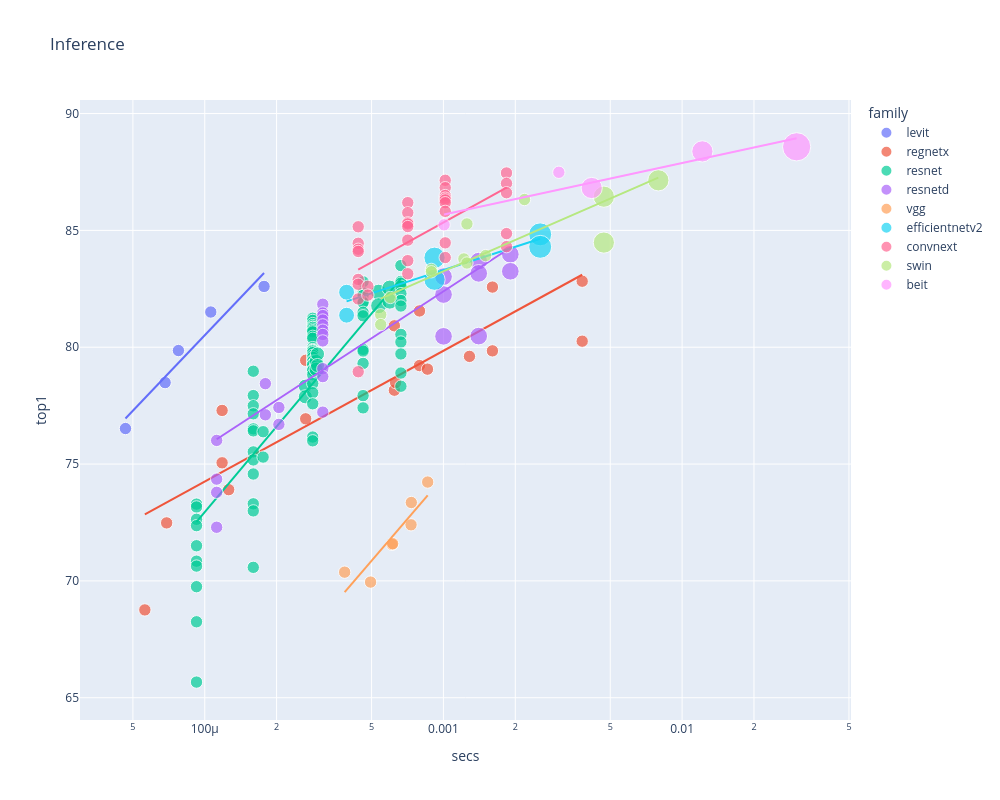

Notebook code cell kept with this figure:
### Code cell
show_subs(df, 'Inference', 'infer_img_size')

### Figure 1 — Plotly figure (JSON) as saved in the notebook; plotly's stock layout.template omitted (floating-point values rounded to 4 significant figures)
{"data": [{"customdata": [[224], [224], [224], [224], [224]], "hovertemplate": "<b>%{hovertext}</b><br><br>family=levit<br>secs=%{x}<br>top1=%{y}<br>size=%{marker.size}<br>infer_img_size=%{customdata[0]}<extra></extra>", "hovertext": ["levit_128s.fb_dist_in1k", "levit_128.fb_dist_in1k", "levit_192.fb_dist_in1k", "levit_256.fb_dist_in1k", "levit_384.fb_dist_in1k"], "legendgroup": "levit", "marker": {"color": "#636efa", "size": [50176, 50176, 50176, 50176, 50176], "sizemode": "area", "sizeref": 655.4, "symbol": "circle"}, "mode": "markers", "name": "levit", "orientation": "v", "showlegend": true, "type": "scatter", "x": [4.654e-05, 6.822e-05, 7.756e-05, 0.000106, 0.0001772], "xaxis": "x", "y": [76.52, 78.49, 79.86, 81.51, 82.6], "yaxis": "y"}, {"hovertemplate": "<b>OLS trendline</b><br>top1 = 10.7249 * log10(secs) + 123.412<br>R<sup>2</sup>=0.940616<br><br>family=levit<br>secs=%{x}<br>top1=%{y} <b>(trend)</b><extra></extra>", "legendgroup": "levit", "marker": {"color": "#636efa", "symbol": "circle"}, "mode": "lines", "name": "levit", "showlegend": false, "type": "scatter", "x": [4.654e-05, 6.822e-05, 7.756e-05, 0.000106, 0.0001772], "xaxis": "x", "y": [76.95, 78.73, 79.33, 80.78, 83.18], "yaxis": "y"}, {"customdata": [[224], [224], [224], [224], [224], [224], [224], [224], [224], [224], [224], [224], [224], [224], [224], [224], [224], [224]], "hovertemplate": "<b>%{hovertext}</b><br><br>family=regnetx<br>secs=%{x}<br>top1=%{y}<br>size=%{marker.size}<br>infer_img_size=%{customdata[0]}<extra></extra>", "hovertext": ["regnetx_002.pycls_in1k", "regnetx_004.pycls_in1k", "regnetx_008.tv2_in1k", "regnetx_008.pycls_in1k", "regnetx_006.pycls_in1k", "regnetx_016.tv2_in1k", "regnetx_016.pycls_in1k", "regnetx_032.tv2_in1k", "regnetx_032.pycls_in1k", "regnetx_040.pycls_in1k", "regnetx_080.tv2_in1k", "regnetx_080.pycls_in1k", "regnetx_064.pycls_in1k", "regnetx_120.pycls_in1k", "regnetx_160.tv2_in1k", "regnetx_160.pycls_in1k", "regnetx_320.tv2_in1k", "regnetx_320.pycls_in1k"], "legendgroup": "regnetx", "marker": {"color": "#EF553B", "size": [50176, 50176, 50176, 50176, 50176, 50176, 50176, 50176, 50176, 50176, 50176, 50176, 50176, 50176, 50176, 50176, 50176, 50176], "sizemode": "area", "sizeref": 655.4, "symbol": "circle"}, "mode": "markers", "name": "regnetx", "orientation": "v", "showlegend": true, "type": "scatter", "x": [5.611e-05, 6.925e-05, 0.0001182, 0.0001182, 0.000126, 0.0002648, 0.0002648, 0.0006228, 0.0006228, 0.0006304, 0.0007939, 0.0007939, 0.0008572, 0.001285, 0.001604, 0.001604, 0.003813, 0.003813], "xaxis": "x", "y": [68.76, 72.48, 77.29, 75.05, 73.9, 79.44, 76.94, 80.92, 78.16, 78.49, 81.55, 79.21, 79.06, 79.61, 82.57, 79.84, 82.82, 80.26], "yaxis": "y"}, {"hovertemplate": "<b>OLS trendline</b><br>top1 = 5.59809 * log10(secs) + 96.6412<br>R<sup>2</sup>=0.746596<br><br>family=regnetx<br>secs=%{x}<br>top1=%{y} <b>(trend)</b><extra></extra>", "legendgroup": "regnetx", "marker": {"color": "#EF553B", "symbol": "circle"}, "mode": "lines", "name": "regnetx", "showlegend": false, "type": "scatter", "x": [5.611e-05, 6.925e-05, 0.0001182, 0.0001182, 0.000126, 0.0002648, 0.0002648, 0.0006228, 0.0006228, 0.0006304, 0.0007939, 0.0007939, 0.0008572, 0.001285, 0.001604, 0.001604, 0.003813, 0.003813], "xaxis": "x", "y": [72.84, 73.36, 74.66, 74.66, 74.81, 76.62, 76.62, 78.7, 78.7, 78.73, 79.29, 79.29, 79.47, 80.46, 81.0, 81.0, 83.1, 83.1], "yaxis": "y"}, {"customdata": [[224], [224], [224], [224], [224], [224], [224], [224], [224], [224], [224], [224], [224], [224], [224], [224], [224], [224], [224], [224], [224], [224], [224], [224], [256], [256], [224], [224], [224], [224], [224], [224], [224], [224], [224], [224], [224], [224], [224], [224], [224], [224], [224], [224], [224], [224], [224], [224], [224], [224], [224], [224], [224], [224], [224], [224], [224], [256], [256], [256], [256], [224], [224], [224], [224], [224], [224], [224], [224], [224], [224], [224], [224], [288], [288], [288], [288], [224], [224], [224], [224], [224], [224], [224], [224], [224], [224], [224], [224]], "hovertemplate": "<b>%{hovertext}</b><br><br>family=resnet<br>secs=%{x}<br>top1=%{y}<br>size=%{marker.size}<br>infer_img_size=%{customdata[0]}<extra></extra>", "hovertext": ["resnet18.fb_swsl_ig1b_ft_in1k", "resnet18.a1_in1k", "resnet18.fb_ssl_yfcc100m_ft_in1k", "resnet18.a2_in1k", "resnet18.a1_in1k", "resnet18.gluon_in1k", "resnet18.a2_in1k", "resnet18.tv_in1k", "resnet18.a3_in1k", "resnet18.a3_in1k", "resnet34.ra4_e3600_r224_in1k", "resnet34.a1_in1k", "resnet34.ra4_e3600_r224_in1k", "resnet34.a2_in1k", "resnet34.bt_in1k", "resnet34.a1_in1k", "resnet34.a2_in1k", "resnet34.bt_in1k", "resnet34.gluon_in1k", "resnet34.tv_in1k", "resnet34.a3_in1k", "resnet34.a3_in1k", "resnet26.bt_in1k", "resnet26.bt_in1k", "resnet26t.ra2_in1k", "resnet26t.ra2_in1k", "resnet50.a1_in1k", "resnet50.fb_swsl_ig1b_ft_in1k", "resnet50.d_in1k", "resnet50.c1_in1k", "resnet50.c2_in1k", "resnet50.tv2_in1k", "resnet50.a2_in1k", "resnet50.b1k_in1k", "resnet50.a1h_in1k", "resnet50.b2k_in1k", "resnet50.a1_in1k", "resnet50.ram_in1k", "resnet50.d_in1k", "resnet50.c2_in1k", "resnet50.ra_in1k", "resnet50.a2_in1k", "resnet50.c1_in1k", "resnet50.bt_in1k", "resnet50.b1k_in1k", "resnet50.tv2_in1k", "resnet50.b2k_in1k", "resnet50.a1h_in1k", "resnet50.fb_ssl_yfcc100m_ft_in1k", "resnet50.ram_in1k", "resnet50.am_in1k", "resnet50.ra_in1k", "resnet50.bt_in1k", "resnet50.a3_in1k", "resnet50.gluon_in1k", "resnet50.tv_in1k", "resnet50.a3_in1k", "resnet32ts.ra2_in1k", "resnet32ts.ra2_in1k", "resnet33ts.ra2_in1k", "resnet33ts.ra2_in1k", "resnet101.a1h_in1k", "resnet101.a1_in1k", "resnet101.a2_in1k", "resnet101.a1h_in1k", "resnet101.tv2_in1k", "resnet101.a1_in1k", "resnet101.a2_in1k", "resnet101.tv2_in1k", "resnet101.a3_in1k", "resnet101.gluon_in1k", "resnet101.a3_in1k", "resnet101.tv_in1k", "resnet51q.ra2_in1k", "resnet51q.ra2_in1k", "resnet61q.ra2_in1k", "resnet61q.ra2_in1k", "resnet152.a1h_in1k", "resnet152.a1h_in1k", "resnet152.a1_in1k", "resnet152.a2_in1k", "resnet152.tv2_in1k", "resnet152.a1_in1k", "resnet152.a2_in1k", "resnet152.a3_in1k", "resnet152.tv2_in1k", "resnet152.gluon_in1k", "resnet152.a3_in1k", "resnet152.tv_in1k"], "legendgroup": "resnet", "marker": {"color": "#00cc96", "size": [50176, 50176, 50176, 50176, 50176, 50176, 50176, 50176, 50176, 50176, 50176, 50176, 50176, 50176, 50176, 50176, 50176, 50176, 50176, 50176, 50176, 50176, 50176, 50176, 65536, 65536, 50176, 50176, 50176, 50176, 50176, 50176, 50176, 50176, 50176, 50176, 50176, 50176, 50176, 50176, 50176, 50176, 50176, 50176, 50176, 50176, 50176, 50176, 50176, 50176, 50176, 50176, 50176, 50176, 50176, 50176, 50176, 65536, 65536, 65536, 65536, 50176, 50176, 50176, 50176, 50176, 50176, 50176, 50176, 50176, 50176, 50176, 50176, 82944, 82944, 82944, 82944, 50176, 50176, 50176, 50176, 50176, 50176, 50176, 50176, 50176, 50176, 50176, 50176], "sizemode": "area", "sizeref": 655.4, "symbol": "circle"}, "mode": "markers", "name": "resnet", "orientation": "v", "showlegend": true, "type": "scatter", "x": [9.237e-05, 9.237e-05, 9.237e-05, 9.237e-05, 9.237e-05, 9.237e-05, 9.237e-05, 9.237e-05, 9.237e-05, 9.237e-05, 0.0001597, 0.0001597, 0.0001597, 0.0001597, 0.0001597, 0.0001597, 0.0001597, 0.0001597, 0.0001597, 0.0001597, 0.0001597, 0.0001597, 0.0001756, 0.0001756, 0.0002639, 0.0002639, 0.0002834, 0.0002834, 0.0002834, 0.0002834, 0.0002834, 0.0002834, 0.0002834, 0.0002834, 0.0002834, 0.0002834, 0.0002834, 0.0002834, 0.0002834, 0.0002834, 0.0002834, 0.0002834, 0.0002834, 0.0002834, 0.0002834, 0.0002834, 0.0002834, 0.0002834, 0.0002834, 0.0002834, 0.0002834, 0.0002834, 0.0002834, 0.0002834, 0.0002834, 0.0002834, 0.0002834, 0.0002929, 0.0002929, 0.0002967, 0.0002967, 0.0004606, 0.0004606, 0.0004606, 0.0004606, 0.0004606, 0.0004606, 0.0004606, 0.0004606, 0.0004606, 0.0004606, 0.0004606, 0.0004606, 0.0005349, 0.0005349, 0.000596, 0.000596, 0.0006634, 0.0006634, 0.0006634, 0.0006634, 0.0006634, 0.0006634, 0.0006634, 0.0006634, 0.0006634, 0.0006634, 0.0006634, 0.0006634], "xaxis": "x", "y": [73.29, 73.16, 72.64, 72.36, 71.5, 70.84, 70.63, 69.75, 68.25, 65.67, 78.97, 77.93, 77.49, 77.15, 76.51, 76.42, 75.52, 75.18, 74.57, 73.3, 73.0, 70.58, 76.38, 75.3, 78.33, 77.88, 81.24, 81.15, 81.01, 80.93, 80.86, 80.85, 80.77, 80.71, 80.65, 80.47, 80.38, 79.98, 79.9, 79.87, 79.86, 79.83, 79.77, 79.65, 79.56, 79.43, 79.39, 79.26, 79.25, 79.03, 79.0, 78.82, 78.44, 78.05, 77.58, 76.16, 75.99, 79.39, 79.05, 79.71, 79.22, 82.8, 82.33, 82.22, 81.95, 81.91, 81.49, 81.34, 79.91, 79.84, 79.31, 77.93, 77.4, 82.36, 81.77, 82.53, 81.97, 83.49, 82.82, 82.74, 82.61, 82.29, 82.0, 81.76, 80.55, 80.22, 79.71, 78.9, 78.33], "yaxis": "y"}, {"hovertemplate": "<b>OLS trendline</b><br>top1 = 12.1579 * log10(secs) + 121.577<br>R<sup>2</sup>=0.712554<br><br>family=resnet<br>secs=%{x}<br>top1=%{y} <b>(trend)</b><extra></extra>", "legendgroup": "resnet", "marker": {"color": "#00cc96", "symbol": "circle"}, "mode": "lines", "name": "resnet", "showlegend": false, "type": "scatter", "x": [9.237e-05, 9.237e-05, 9.237e-05, 9.237e-05, 9.237e-05, 9.237e-05, 9.237e-05, 9.237e-05, 9.237e-05, 9.237e-05, 0.0001597, 0.0001597, 0.0001597, 0.0001597, 0.0001597, 0.0001597, 0.0001597, 0.0001597, 0.0001597, 0.0001597, 0.0001597, 0.0001597, 0.0001756, 0.0001756, 0.0002639, 0.0002639, 0.0002834, 0.0002834, 0.0002834, 0.0002834, 0.0002834, 0.0002834, 0.0002834, 0.0002834, 0.0002834, 0.0002834, 0.0002834, 0.0002834, 0.0002834, 0.0002834, 0.0002834, 0.0002834, 0.0002834, 0.0002834, 0.0002834, 0.0002834, 0.0002834, 0.0002834, 0.0002834, 0.0002834, 0.0002834, 0.0002834, 0.0002834, 0.0002834, 0.0002834, 0.0002834, 0.0002834, 0.0002929, 0.0002929, 0.0002967, 0.0002967, 0.0004606, 0.0004606, 0.0004606, 0.0004606, 0.0004606, 0.0004606, 0.0004606, 0.0004606, 0.0004606, 0.0004606, 0.0004606, 0.0004606, 0.0005349, 0.0005349, 0.000596, 0.000596, 0.0006634, 0.0006634, 0.0006634, 0.0006634, 0.0006634, 0.0006634, 0.0006634, 0.0006634, 0.0006634, 0.0006634, 0.0006634, 0.0006634], "xaxis": "x", "y": [72.53, 72.53, 72.53, 72.53, 72.53, 72.53, 72.53, 72.53, 72.53, 72.53, 75.42, 75.42, 75.42, 75.42, 75.42, 75.42, 75.42, 75.42, 75.42, 75.42, 75.42, 75.42, 75.92, 75.92, 78.07, 78.07, 78.44, 78.44, 78.44, 78.44, 78.44, 78.44, 78.44, 78.44, 78.44, 78.44, 78.44, 78.44, 78.44, 78.44, 78.44, 78.44, 78.44, 78.44, 78.44, 78.44, 78.44, 78.44, 78.44, 78.44, 78.44, 78.44, 78.44, 78.44, 78.44, 78.44, 78.44, 78.62, 78.62, 78.69, 78.69, 81.01, 81.01, 81.01, 81.01, 81.01, 81.01, 81.01, 81.01, 81.01, 81.01, 81.01, 81.01, 81.8, 81.8, 82.37, 82.37, 82.94, 82.94, 82.94, 82.94, 82.94, 82.94, 82.94, 82.94, 82.94, 82.94, 82.94, 82.94], "yaxis": "y"}, {"customdata": [[224], [224], [224], [224], [224], [224], [224], [224], [224], [224], [224], [224], [224], [224], [224], [224], [224], [224], [224], [320], [320], [320], [320], [320], [320], [320], [320]], "hovertemplate": "<b>%{hovertext}</b><br><br>family=resnetd<br>secs=%{x}<br>top1=%{y}<br>size=%{marker.size}<br>infer_img_size=%{customdata[0]}<extra></extra>", "hovertext": ["resnet18d.ra4_e3600_r224_in1k", "resnet18d.ra4_e3600_r224_in1k", "resnet18d.ra2_in1k", "resnet18d.ra2_in1k", "resnet34d.ra2_in1k", "resnet34d.ra2_in1k", "resnet26d.bt_in1k", "resnet26d.bt_in1k", "resnet50d.ra4_e3600_r224_in1k", "resnet50d.a1_in1k", "resnet50d.ra2_in1k", "resnet50d.a2_in1k", "resnet50d.ra4_e3600_r224_in1k", "resnet50d.a1_in1k", "resnet50d.ra2_in1k", "resnet50d.a2_in1k", "resnet50d.gluon_in1k", "resnet50d.a3_in1k", "resnet50d.a3_in1k", "resnet101d.ra2_in1k", "resnet101d.ra2_in1k", "resnet101d.gluon_in1k", "resnet152d.ra2_in1k", "resnet152d.ra2_in1k", "resnet152d.gluon_in1k", "resnet200d.ra2_in1k", "resnet200d.ra2_in1k"], "legendgroup": "resnetd", "marker": {"color": "#ab63fa", "size": [50176, 50176, 50176, 50176, 50176, 50176, 50176, 50176, 50176, 50176, 50176, 50176, 50176, 50176, 50176, 50176, 50176, 50176, 50176, 102400, 102400, 102400, 102400, 102400, 102400, 102400, 102400], "sizemode": "area", "sizeref": 655.4, "symbol": "circle"}, "mode": "markers", "name": "resnetd", "orientation": "v", "showlegend": true, "type": "scatter", "x": [0.0001122, 0.0001122, 0.0001122, 0.0001122, 0.0001795, 0.0001795, 0.0002045, 0.0002045, 0.0003124, 0.0003124, 0.0003124, 0.0003124, 0.0003124, 0.0003124, 0.0003124, 0.0003124, 0.0003124, 0.0003124, 0.0003124, 0.001001, 0.001001, 0.001001, 0.001405, 0.001405, 0.001405, 0.001907, 0.001907], "xaxis": "x", "y": [76.01, 74.36, 73.79, 72.3, 78.44, 77.11, 77.42, 76.7, 81.84, 81.47, 81.35, 81.16, 80.96, 80.73, 80.55, 80.27, 79.08, 78.74, 77.22, 83.02, 82.25, 80.47, 83.68, 83.16, 80.48, 83.98, 83.25], "yaxis": "y"}, {"hovertemplate": "<b>OLS trendline</b><br>top1 = 6.65995 * log10(secs) + 102.37<br>R<sup>2</sup>=0.701484<br><br>family=resnetd<br>secs=%{x}<br>top1=%{y} <b>(trend)</b><extra></extra>", "legendgroup": "resnetd", "marker": {"color": "#ab63fa", "symbol": "circle"}, "mode": "lines", "name": "resnetd", "showlegend": false, "type": "scatter", "x": [0.0001122, 0.0001122, 0.0001122, 0.0001122, 0.0001795, 0.0001795, 0.0002045, 0.0002045, 0.0003124, 0.0003124, 0.0003124, 0.0003124, 0.0003124, 0.0003124, 0.0003124, 0.0003124, 0.0003124, 0.0003124, 0.0003124, 0.001001, 0.001001, 0.001001, 0.001405, 0.001405, 0.001405, 0.001907, 0.001907], "xaxis": "x", "y": [76.06, 76.06, 76.06, 76.06, 77.42, 77.42, 77.8, 77.8, 79.02, 79.02, 79.02, 79.02, 79.02, 79.02, 79.02, 79.02, 79.02, 79.02, 79.02, 82.39, 82.39, 82.39, 83.37, 83.37, 83.37, 84.26, 84.26], "yaxis": "y"}, {"customdata": [[224], [224], [224], [224], [224], [224], [224]], "hovertemplate": "<b>%{hovertext}</b><br><br>family=vgg<br>secs=%{x}<br>top1=%{y}<br>size=%{marker.size}<br>infer_img_size=%{customdata[0]}<extra></extra>", "hovertext": ["vgg11_bn.tv_in1k", "vgg13.tv_in1k", "vgg13_bn.tv_in1k", "vgg16.tv_in1k", "vgg19.tv_in1k", "vgg16_bn.tv_in1k", "vgg19_bn.tv_in1k"], "legendgroup": "vgg", "marker": {"color": "#FFA15A", "size": [50176, 50176, 50176, 50176, 50176, 50176, 50176], "sizemode": "area", "sizeref": 655.4, "symbol": "circle"}, "mode": "markers", "name": "vgg", "orientation": "v", "showlegend": true, "type": "scatter", "x": [0.0003856, 0.0004951, 0.000609, 0.0006127, 0.0007314, 0.0007335, 0.0008591], "xaxis": "x", "y": [70.37, 69.95, 71.56, 71.59, 72.4, 73.35, 74.23], "yaxis": "y"}, {"hovertemplate": "<b>OLS trendline</b><br>top1 = 11.894 * log10(secs) + 110.126<br>R<sup>2</sup>=0.826937<br><br>family=vgg<br>secs=%{x}<br>top1=%{y} <b>(trend)</b><extra></extra>", "legendgroup": "vgg", "marker": {"color": "#FFA15A", "symbol": "circle"}, "mode": "lines", "name": "vgg", "showlegend": false, "type": "scatter", "x": [0.0003856, 0.0004951, 0.000609, 0.0006127, 0.0007314, 0.0007335, 0.0008591], "xaxis": "x", "y": [69.52, 70.81, 71.88, 71.91, 72.83, 72.84, 73.66], "yaxis": "y"}, {"customdata": [[288], [288], [384], [384], [416], [416]], "hovertemplate": "<b>%{hovertext}</b><br><br>family=efficientnetv2<br>secs=%{x}<br>top1=%{y}<br>size=%{marker.size}<br>infer_img_size=%{customdata[0]}<extra></extra>", "hovertext": ["efficientnetv2_rw_t.ra2_in1k", "efficientnetv2_rw_t.ra2_in1k", "efficientnetv2_rw_s.ra2_in1k", "efficientnetv2_rw_s.ra2_in1k", "efficientnetv2_rw_m.agc_in1k", "efficientnetv2_rw_m.agc_in1k"], "legendgroup": "efficientnetv2", "marker": {"color": "#19d3f3", "size": [82944, 82944, 147456, 147456, 173056, 173056], "sizemode": "area", "sizeref": 655.4, "symbol": "circle"}, "mode": "markers", "name": "efficientnetv2", "orientation": "v", "showlegend": true, "type": "scatter", "x": [0.0003929, 0.0003929, 0.0009177, 0.0009177, 0.002543, 0.002543], "xaxis": "x", "y": [82.35, 81.37, 83.83, 82.89, 84.83, 84.3], "yaxis": "y"}, {"hovertemplate": "<b>OLS trendline</b><br>top1 = 3.30958 * log10(secs) + 93.2316<br>R<sup>2</sup>=0.860933<br><br>family=efficientnetv2<br>secs=%{x}<br>top1=%{y} <b>(trend)</b><extra></extra>", "legendgroup": "efficientnetv2", "marker": {"color": "#19d3f3", "symbol": "circle"}, "mode": "lines", "name": "efficientnetv2", "showlegend": false, "type": "scatter", "x": [0.0003929, 0.0003929, 0.0009177, 0.0009177, 0.002543, 0.002543], "xaxis": "x", "y": [81.96, 81.96, 83.18, 83.18, 84.64, 84.64], "yaxis": "y"}, {"customdata": [[224], [224], [224], [224], [224], [224], [224], [224], [224], [224], [224], [224], [224], [224], [224], [224], [224], [224], [224], [224], [224], [224], [224], [224], [224], [224], [224], [224], [224], [224], [224], [224]], "hovertemplate": "<b>%{hovertext}</b><br><br>family=convnext<br>secs=%{x}<br>top1=%{y}<br>size=%{marker.size}<br>infer_img_size=%{customdata[0]}<extra></extra>", "hovertext": ["convnext_tiny.in12k_ft_in1k_384", "convnext_tiny.in12k_ft_in1k", "convnext_tiny.in12k_ft_in1k", "convnext_tiny.fb_in22k_ft_in1k_384", "convnext_tiny.fb_in22k_ft_in1k", "convnext_tiny.fb_in1k", "convnext_tiny.fb_in1k", "convnext_tiny.fb_in22k_ft_in1k", "convnext_tiny_hnf.a2h_in1k", "convnext_tiny_hnf.a2h_in1k", "convnext_small.in12k_ft_in1k_384", "convnext_small.fb_in22k_ft_in1k_384", "convnext_small.in12k_ft_in1k", "convnext_small.fb_in22k_ft_in1k", "convnext_small.in12k_ft_in1k", "convnext_small.fb_in22k_ft_in1k", "convnext_small.fb_in1k", "convnext_small.fb_in1k", "convnext_base.clip_laion2b_augreg_ft_in12k_in1k_384", "convnext_base.fb_in22k_ft_in1k_384", "convnext_base.clip_laiona_augreg_ft_in1k_384", "convnext_base.clip_laion2b_augreg_ft_in12k_in1k", "convnext_base.fb_in22k_ft_in1k", "convnext_base.clip_laion2b_augreg_ft_in1k", "convnext_base.fb_in22k_ft_in1k", "convnext_base.fb_in1k", "convnext_base.fb_in1k", "convnext_large.fb_in22k_ft_in1k_384", "convnext_large.fb_in22k_ft_in1k", "convnext_large.fb_in22k_ft_in1k", "convnext_large.fb_in1k", "convnext_large.fb_in1k"], "legendgroup": "convnext", "marker": {"color": "#FF6692", "size": [50176, 50176, 50176, 50176, 50176, 50176, 50176, 50176, 50176, 50176, 50176, 50176, 50176, 50176, 50176, 50176, 50176, 50176, 50176, 50176, 50176, 50176, 50176, 50176, 50176, 50176, 50176, 50176, 50176, 50176, 50176, 50176], "sizemode": "area", "sizeref": 655.4, "symbol": "circle"}, "mode": "markers", "name": "convnext", "orientation": "v", "showlegend": true, "type": "scatter", "x": [0.0004395, 0.0004395, 0.0004395, 0.0004395, 0.0004395, 0.0004395, 0.0004395, 0.0004395, 0.0004823, 0.0004823, 0.0007089, 0.0007089, 0.0007089, 0.0007089, 0.0007089, 0.0007089, 0.0007089, 0.0007089, 0.001017, 0.001017, 0.001017, 0.001017, 0.001017, 0.001017, 0.001017, 0.001017, 0.001017, 0.001837, 0.001837, 0.001837, 0.001837, 0.001837], "xaxis": "x", "y": [85.15, 84.45, 84.19, 84.1, 82.9, 82.69, 82.07, 78.95, 82.61, 82.23, 86.19, 85.75, 85.32, 85.28, 85.16, 84.58, 83.7, 83.14, 87.14, 86.83, 86.49, 86.38, 86.3, 86.18, 85.81, 84.47, 83.84, 87.46, 87.01, 86.61, 84.86, 84.3], "yaxis": "y"}, {"hovertemplate": "<b>OLS trendline</b><br>top1 = 5.63493 * log10(secs) + 102.24<br>R<sup>2</sup>=0.420821<br><br>family=convnext<br>secs=%{x}<br>top1=%{y} <b>(trend)</b><extra></extra>", "legendgroup": "convnext", "marker": {"color": "#FF6692", "symbol": "circle"}, "mode": "lines", "name": "convnext", "showlegend": false, "type": "scatter", "x": [0.0004395, 0.0004395, 0.0004395, 0.0004395, 0.0004395, 0.0004395, 0.0004395, 0.0004395, 0.0004823, 0.0004823, 0.0007089, 0.0007089, 0.0007089, 0.0007089, 0.0007089, 0.0007089, 0.0007089, 0.0007089, 0.001017, 0.001017, 0.001017, 0.001017, 0.001017, 0.001017, 0.001017, 0.001017, 0.001017, 0.001837, 0.001837, 0.001837, 0.001837, 0.001837], "xaxis": "x", "y": [83.32, 83.32, 83.32, 83.32, 83.32, 83.32, 83.32, 83.32, 83.55, 83.55, 84.49, 84.49, 84.49, 84.49, 84.49, 84.49, 84.49, 84.49, 85.38, 85.38, 85.38, 85.38, 85.38, 85.38, 85.38, 85.38, 85.38, 86.82, 86.82, 86.82, 86.82, 86.82], "yaxis": "y"}, {"customdata": [[224], [224], [224], [224], [224], [224], [224], [224], [224], [224], [384], [384], [384]], "hovertemplate": "<b>%{hovertext}</b><br><br>family=swin<br>secs=%{x}<br>top1=%{y}<br>size=%{marker.size}<br>infer_img_size=%{customdata[0]}<extra></extra>", "hovertext": ["swin_tiny_patch4_window7_224.ms_in1k", "swin_tiny_patch4_window7_224.ms_in22k_ft_in1k", "swin_s3_tiny_224.ms_in1k", "swin_small_patch4_window7_224.ms_in22k_ft_in1k", "swin_small_patch4_window7_224.ms_in1k", "swin_s3_small_224.ms_in1k", "swin_base_patch4_window7_224.ms_in22k_ft_in1k", "swin_base_patch4_window7_224.ms_in1k", "swin_s3_base_224.ms_in1k", "swin_large_patch4_window7_224.ms_in22k_ft_in1k", "swin_base_patch4_window12_384.ms_in22k_ft_in1k", "swin_base_patch4_window12_384.ms_in1k", "swin_large_patch4_window12_384.ms_in22k_ft_in1k"], "legendgroup": "swin", "marker": {"color": "#B6E880", "size": [50176, 50176, 50176, 50176, 50176, 50176, 50176, 50176, 50176, 50176, 147456, 147456, 147456], "sizemode": "area", "sizeref": 655.4, "symbol": "circle"}, "mode": "markers", "name": "swin", "orientation": "v", "showlegend": true, "type": "scatter", "x": [0.000546, 0.000546, 0.0005993, 0.0008899, 0.0008899, 0.001218, 0.001254, 0.001254, 0.001503, 0.002185, 0.0047, 0.0047, 0.00795], "xaxis": "x", "y": [81.39, 80.97, 82.13, 83.33, 83.23, 83.78, 85.28, 83.6, 83.92, 86.32, 86.44, 84.48, 87.14], "yaxis": "y"}, {"hovertemplate": "<b>OLS trendline</b><br>top1 = 4.44837 * log10(secs) + 96.5943<br>R<sup>2</sup>=0.771310<br><br>family=swin<br>secs=%{x}<br>top1=%{y} <b>(trend)</b><extra></extra>", "legendgroup": "swin", "marker": {"color": "#B6E880", "symbol": "circle"}, "mode": "lines", "name": "swin", "showlegend": false, "type": "scatter", "x": [0.000546, 0.000546, 0.0005993, 0.0008899, 0.0008899, 0.001218, 0.001254, 0.001254, 0.001503, 0.002185, 0.0047, 0.0047, 0.00795], "xaxis": "x", "y": [82.08, 82.08, 82.26, 83.02, 83.02, 83.63, 83.69, 83.69, 84.04, 84.76, 86.24, 86.24, 87.25], "yaxis": "y"}, {"customdata": [[224], [224], [384], [384], [512]], "hovertemplate": "<b>%{hovertext}</b><br><br>family=beit<br>secs=%{x}<br>top1=%{y}<br>size=%{marker.size}<br>infer_img_size=%{customdata[0]}<extra></extra>", "hovertext": ["beit_base_patch16_224.in22k_ft_in22k_in1k", "beit_large_patch16_224.in22k_ft_in22k_in1k", "beit_base_patch16_384.in22k_ft_in22k_in1k", "beit_large_patch16_384.in22k_ft_in22k_in1k", "beit_large_patch16_512.in22k_ft_in22k_in1k"], "legendgroup": "beit", "marker": {"color": "#FF97FF", "size": [50176, 50176, 147456, 147456, 262144], "sizemode": "area", "sizeref": 655.4, "symbol": "circle"}, "mode": "markers", "name": "beit", "orientation": "v", "showlegend": true, "type": "scatter", "x": [0.001006, 0.003045, 0.00418, 0.01216, 0.03018], "xaxis": "x", "y": [85.24, 87.49, 86.81, 88.38, 88.58], "yaxis": "y"}, {"hovertemplate": "<b>OLS trendline</b><br>top1 = 2.20755 * log10(secs) + 92.3002<br>R<sup>2</sup>=0.858828<br><br>family=beit<br>secs=%{x}<br>top1=%{y} <b>(trend)</b><extra></extra>", "legendgroup": "beit", "marker": {"color": "#FF97FF", "symbol": "circle"}, "mode": "lines", "name": "beit", "showlegend": false, "type": "scatter", "x": [0.001006, 0.003045, 0.00418, 0.01216, 0.03018], "xaxis": "x", "y": [85.68, 86.74, 87.05, 88.07, 88.94], "yaxis": "y"}], "layout": {"height": 800, "legend": {"itemsizing": "constant", "title": {"text": "family"}, "tracegroupgap": 0}, "title": {"text": "Inference"}, "width": 1000, "xaxis": {"anchor": "y", "domain": [0, 1], "title": {"text": "secs"}, "type": "log"}, "yaxis": {"anchor": "x", "domain": [0, 1], "title": {"text": "top1"}}}}
